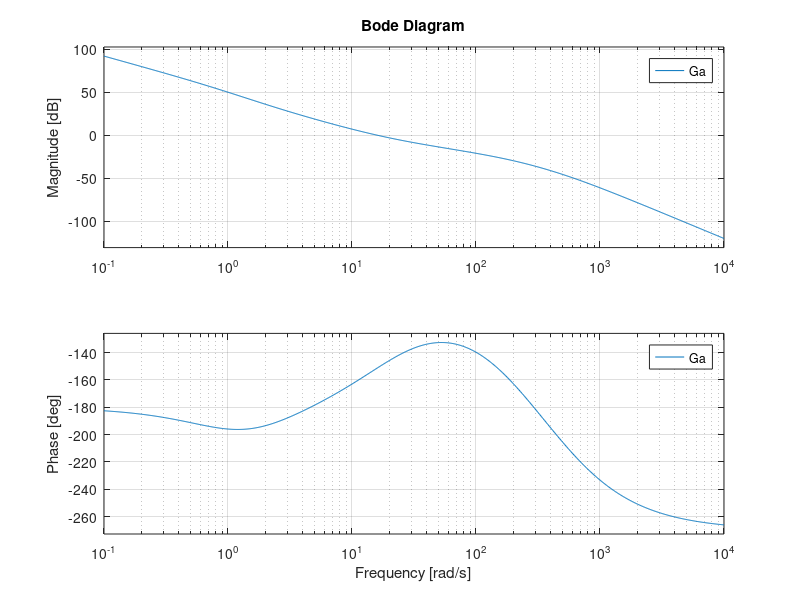
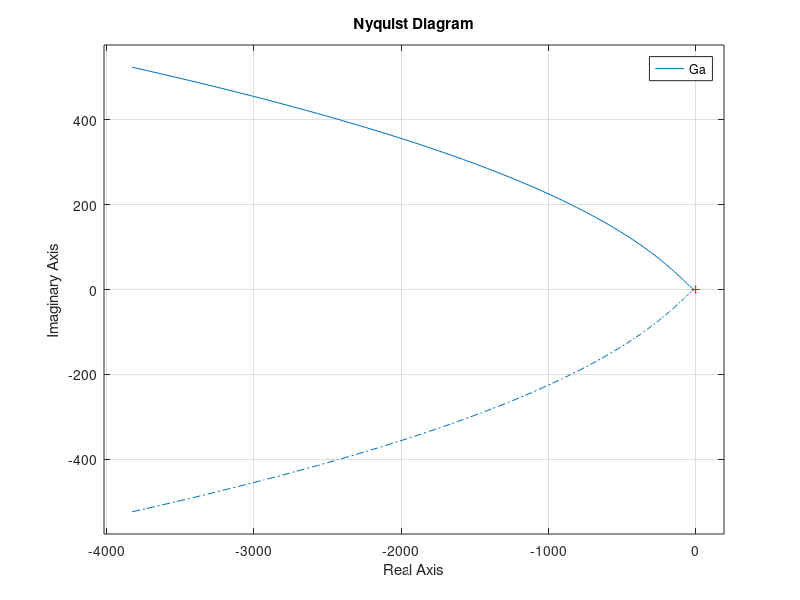
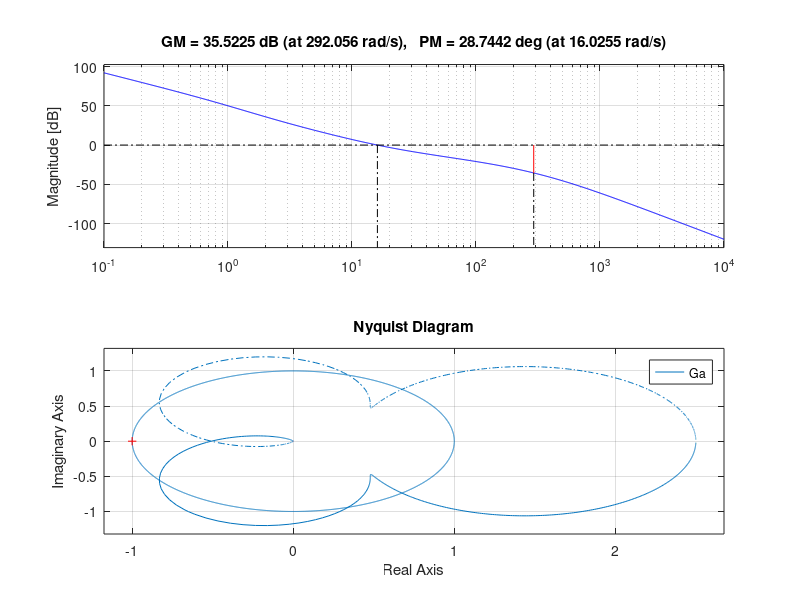

The MATLAB script that drew these images, in order:
clear all
close all

s=tf('s');

Ga=1e6*(s+2)*(s+20)/(s^2*(s+1)*(s+200)*(s+500));
Kga=dcgain(s^2*Ga);
bode(Ga)
figure,nyquist(Ga)
figure,margin(Ga)

% leggendo le informazioni dai diagrammi di bode ho informazioni
% discordanti, non riesco a capire se effettivamente il sistema sara'
% asintoticamente stabile oppure no. Devo analizzarlo usando Nyquist.
% Il modulo e' sempre decrescente, parte da inf e scende nell'origine, la
% fase parte da -180 dal basso, c'e' un iniziale recupero di fase dovuto
% all'alternarsi di zeri e poli in bassa frequenza, poi la fase taglia di
% nuovo i -180 e scende a -270
% il diagramma e' completato da due semicirconferenze di raggio inf che
% vanno da 0- a 0+ in senso orario.

% Lasciando Kc libero di variare, il sistema risulta asintoticamente
% stabile per tutti i valori di Kc per cui (-1/Kc, 0) risulta compreso tra
% A (-10.2, 0) e B (-0.0167, 0), cioe' per 0.098 < Kc < 59.9
% 59.9 e' quello che corrisponde al margine di guadagno cosi' come lo
% avevamo definito, 0.098 rappresenta un limite di massima attenuazione,
% posso diminuire Kc senza superare questo limite

% IN QUESTO CASO USARE IL COMANDO MARGIN NON CI DA' IL RISULTATO CORRETTO,
% MA UNO PARZIALE. QUESTO PERCHE' CI SONO DUE VALORI DI FASE E PRENDE SOLO
% IL PRIMO CHE TROVA.
% VALORE CHE TROVA

%%
% ESEMPIO 2: piu' pulsazioni a cui |Ga(s)|=1

clear all
close all

s=tf('s');

Ga=10000*(s+5)/((s+1)*(s^2+8*s+400)*(s+50));
Kga=dcgain(s^2*Ga);
%bode(Ga)
theta =[0:0.001:2*pi];
plot(1*cos(theta), 1*sin(theta));
hold,nyquist(Ga);
%figure,nyquist(Ga)
%figure,margin(Ga)
